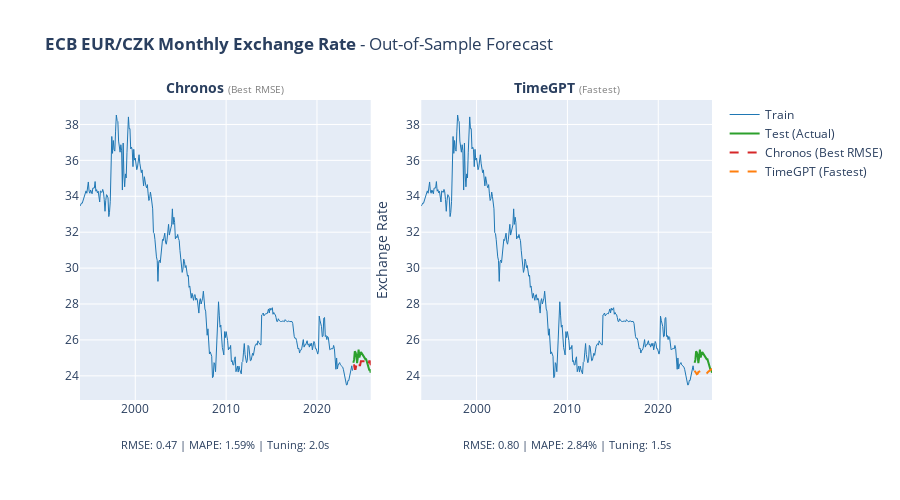

The code cell stored with this chart in its notebook:
### Code cell
# 9. Final Predictions with Best and Fastest Models

fig = plot_forecast_comparison(
    train,
    test,
    final_predictions,
    DATASET_CONFIG["name"],
    target_column=DATASET_CONFIG.get("target_column"),
    value_unit=DATASET_CONFIG.get("value_unit"),
)
fig.show()

### Figure 1 — Plotly figure (JSON) as saved in the notebook; plotly's stock layout.template omitted (floating-point values rounded to 4 significant figures; data arrays with more than 128 entries replaced by an {"elided": "..."} marker saying what was removed)
{"data": [{"hovertemplate": "<b>Train</b><br>Date: %{x}<br>Value: %{y:.2f}<extra></extra>", "line": {"color": "#1f77b4", "width": 1}, "mode": "lines", "name": "Train", "showlegend": true, "type": "scatter", "x": {"elided": "361 str values"}, "xaxis": "x", "y": {"elided": "361 float values"}, "yaxis": "y"}, {"hovertemplate": "<b>Actual</b><br>Date: %{x}<br>Value: %{y:.2f}<extra></extra>", "line": {"color": "#2ca02c", "width": 2}, "mode": "lines", "name": "Test (Actual)", "showlegend": true, "type": "scatter", "x": ["2024-01-01T00:00:00", "2024-02-01T00:00:00", "2024-03-01T00:00:00", "2024-04-01T00:00:00", "2024-05-01T00:00:00", "2024-06-01T00:00:00", "2024-07-01T00:00:00", "2024-08-01T00:00:00", "2024-09-01T00:00:00", "2024-10-01T00:00:00", "2024-11-01T00:00:00", "2024-12-01T00:00:00", "2025-01-01T00:00:00", "2025-02-01T00:00:00", "2025-03-01T00:00:00", "2025-04-01T00:00:00", "2025-05-01T00:00:00", "2025-06-01T00:00:00", "2025-07-01T00:00:00", "2025-08-01T00:00:00", "2025-09-01T00:00:00", "2025-10-01T00:00:00", "2025-11-01T00:00:00", "2025-12-01T00:00:00"], "xaxis": "x", "y": [24.73, 24.89, 25.36, 25.31, 25.15, 24.7, 25.03, 25.46, 25.03, 25.18, 25.33, 25.26, 25.18, 25.17, 25.02, 24.97, 24.93, 24.93, 24.75, 24.57, 24.44, 24.34, 24.33, 24.17], "yaxis": "y"}, {"hovertemplate": "<b>Chronos</b><br>Date: %{x}<br>Pred: %{y:.2f}<extra></extra>", "line": {"color": "#d62728", "dash": "dash", "width": 2}, "mode": "lines", "name": "Chronos (Best RMSE)", "showlegend": true, "type": "scatter", "x": ["2024-01-01T00:00:00", "2024-02-01T00:00:00", "2024-03-01T00:00:00", "2024-04-01T00:00:00", "2024-05-01T00:00:00", "2024-06-01T00:00:00", "2024-07-01T00:00:00", "2024-08-01T00:00:00", "2024-09-01T00:00:00", "2024-10-01T00:00:00", "2024-11-01T00:00:00", "2024-12-01T00:00:00", "2025-01-01T00:00:00", "2025-02-01T00:00:00", "2025-03-01T00:00:00", "2025-04-01T00:00:00", "2025-05-01T00:00:00", "2025-06-01T00:00:00", "2025-07-01T00:00:00", "2025-08-01T00:00:00", "2025-09-01T00:00:00", "2025-10-01T00:00:00", "2025-11-01T00:00:00", "2025-12-01T00:00:00"], "xaxis": "x", "y": [24.59, 24.59, 24.38, 24.38, 24.59, 24.38, 24.59, 24.59, 24.59, 24.59, 24.81, 24.81, 24.81, 24.81, 24.81, 24.81, 24.81, 24.81, 24.59, 24.59, 24.59, 24.81, 24.81, 24.59], "yaxis": "y"}, {"hovertemplate": "<b>Train</b><br>Date: %{x}<br>Value: %{y:.2f}<extra></extra>", "line": {"color": "#1f77b4", "width": 1}, "mode": "lines", "name": "Train", "showlegend": false, "type": "scatter", "x": {"elided": "361 str values"}, "xaxis": "x2", "y": {"elided": "361 float values"}, "yaxis": "y2"}, {"hovertemplate": "<b>Actual</b><br>Date: %{x}<br>Value: %{y:.2f}<extra></extra>", "line": {"color": "#2ca02c", "width": 2}, "mode": "lines", "name": "Test (Actual)", "showlegend": false, "type": "scatter", "x": ["2024-01-01T00:00:00", "2024-02-01T00:00:00", "2024-03-01T00:00:00", "2024-04-01T00:00:00", "2024-05-01T00:00:00", "2024-06-01T00:00:00", "2024-07-01T00:00:00", "2024-08-01T00:00:00", "2024-09-01T00:00:00", "2024-10-01T00:00:00", "2024-11-01T00:00:00", "2024-12-01T00:00:00", "2025-01-01T00:00:00", "2025-02-01T00:00:00", "2025-03-01T00:00:00", "2025-04-01T00:00:00", "2025-05-01T00:00:00", "2025-06-01T00:00:00", "2025-07-01T00:00:00", "2025-08-01T00:00:00", "2025-09-01T00:00:00", "2025-10-01T00:00:00", "2025-11-01T00:00:00", "2025-12-01T00:00:00"], "xaxis": "x2", "y": [24.73, 24.89, 25.36, 25.31, 25.15, 24.7, 25.03, 25.46, 25.03, 25.18, 25.33, 25.26, 25.18, 25.17, 25.02, 24.97, 24.93, 24.93, 24.75, 24.57, 24.44, 24.34, 24.33, 24.17], "yaxis": "y2"}, {"hovertemplate": "<b>TimeGPT</b><br>Date: %{x}<br>Pred: %{y:.2f}<extra></extra>", "line": {"color": "#ff7f0e", "dash": "dash", "width": 2}, "mode": "lines", "name": "TimeGPT (Fastest)", "showlegend": true, "type": "scatter", "x": ["2024-01-01T00:00:00", "2024-02-01T00:00:00", "2024-03-01T00:00:00", "2024-04-01T00:00:00", "2024-05-01T00:00:00", "2024-06-01T00:00:00", "2024-07-01T00:00:00", "2024-08-01T00:00:00", "2024-09-01T00:00:00", "2024-10-01T00:00:00", "2024-11-01T00:00:00", "2024-12-01T00:00:00", "2025-01-01T00:00:00", "2025-02-01T00:00:00", "2025-03-01T00:00:00", "2025-04-01T00:00:00", "2025-05-01T00:00:00", "2025-06-01T00:00:00", "2025-07-01T00:00:00", "2025-08-01T00:00:00", "2025-09-01T00:00:00", "2025-10-01T00:00:00", "2025-11-01T00:00:00", "2025-12-01T00:00:00"], "xaxis": "x2", "y": [24.28, 24.15, 24.16, 24.09, 24.11, 24.21, 24.24, 24.26, 24.27, 24.3, 24.32, 24.24, 24.28, 24.19, 24.14, 24.12, 24.14, 24.22, 24.23, 24.26, 24.29, 24.32, 24.37, 24.32], "yaxis": "y2"}], "layout": {"annotations": [{"font": {"size": 14}, "showarrow": false, "text": "<b>Chronos</b> <span style='font-size:10px;color:gray'>(Best RMSE)</span>", "x": 0.5, "xanchor": "center", "xref": "x domain", "y": 1.08, "yref": "paper"}, {"font": {"size": 11}, "showarrow": false, "text": "RMSE: 0.47 | MAPE: 1.59% | Tuning: 2.0s", "x": 0.5, "xanchor": "center", "xref": "x domain", "y": -0.18, "yref": "paper"}, {"font": {"size": 14}, "showarrow": false, "text": "<b>TimeGPT</b> <span style='font-size:10px;color:gray'>(Fastest)</span>", "x": 0.5, "xanchor": "center", "xref": "x2 domain", "y": 1.08, "yref": "paper"}, {"font": {"size": 11}, "showarrow": false, "text": "RMSE: 0.80 | MAPE: 2.84% | Tuning: 1.5s", "x": 0.5, "xanchor": "center", "xref": "x2 domain", "y": -0.18, "yref": "paper"}], "height": 500, "margin": {"b": 100}, "title": {"text": "<b>ECB EUR/CZK Monthly Exchange Rate</b> - Out-of-Sample Forecast"}, "xaxis": {"anchor": "y", "domain": [0, 0.46]}, "xaxis2": {"anchor": "y2", "domain": [0.54, 1]}, "yaxis": {"anchor": "x", "domain": [0, 1]}, "yaxis2": {"anchor": "x2", "domain": [0, 1], "title": {"text": "Exchange Rate"}}}}
